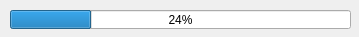
<?xml version="1.0" encoding="UTF-8"?>
<ui version="4.0">
 <class>ProgressDialog</class>
 <widget class="QDialog" name="ProgressDialog">
  <property name="geometry">
   <rect>
    <x>0</x>
    <y>0</y>
    <width>359</width>
    <height>37</height>
   </rect>
  </property>
  <property name="windowTitle">
   <string>Running Sorts...</string>
  </property>
  <widget class="QProgressBar" name="runSortsprogressBar">
   <property name="geometry">
    <rect>
     <x>10</x>
     <y>10</y>
     <width>341</width>
     <height>19</height>
    </rect>
   </property>
   <property name="value">
    <number>24</number>
   </property>
  </widget>
 </widget>
 <resources/>
 <connections/>
</ui>
